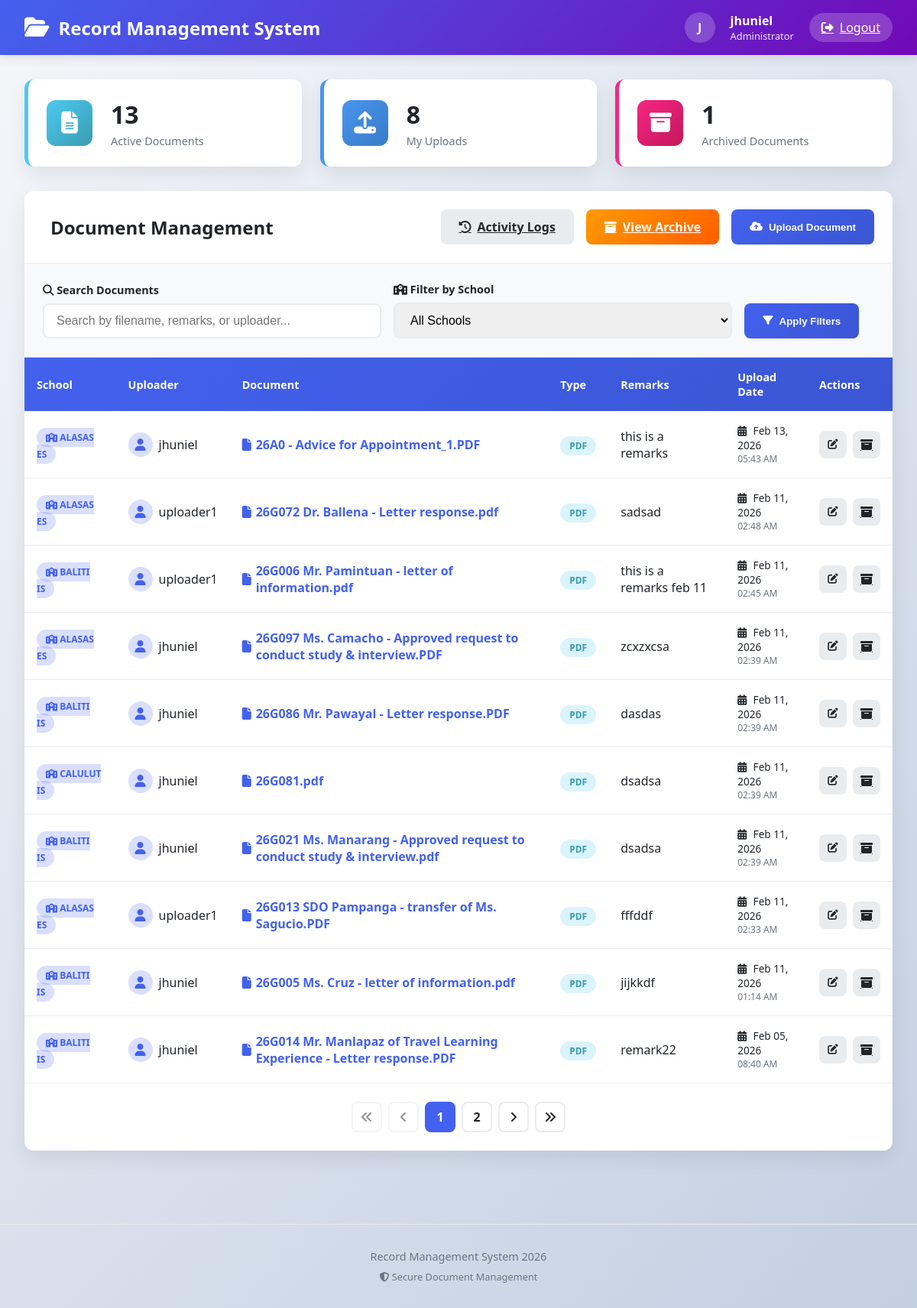
/dashboard.php (signed in), run on the app's committed database.
### tables this page shows
CREATE TABLE `documents` (
  `id` int(11) NOT NULL,
  `user_id` int(11) NOT NULL,
  `school_name` varchar(100) NOT NULL,
  `file_name` varchar(255) NOT NULL,
  `file_path` varchar(255) NOT NULL,
  `file_type` varchar(20) NOT NULL,
  `file_size` int(11) NOT NULL,
  `remarks` text DEFAULT NULL,
  `uploaded_at` timestamp NOT NULL DEFAULT current_timestamp(),
  `deleted_at` timestamp NULL DEFAULT NULL,
  `status` tinyint(1) NOT NULL DEFAULT 1
);

CREATE TABLE `users` (
  `id` int(11) NOT NULL,
  `name` varchar(100) NOT NULL,
  `email` varchar(100) NOT NULL,
  `password` varchar(255) NOT NULL,
  `created_at` timestamp NOT NULL DEFAULT current_timestamp(),
  `role` enum('admin','uploader') NOT NULL DEFAULT 'uploader'
);

### auth.php (called while the page is built, shortened)
<?php
function isAdmin() {
    return isset($_SESSION['role']) && $_SESSION['role'] === 'admin';
}

### dashboard.php (the view, shortened to what this page needs)
<?php
require 'config.php';
require 'auth.php';
$search = $_GET['search'] ?? '';
$page   = isset($_GET['page']) ? max(1, (int)$_GET['page']) : 1;
$limit  = 10;
$offset = ($page - 1) * $limit;
$whereConditions = [];
$params = [];
$types = "";
$whereConditions[] = "d.status = 1";
$whereClause = "";
if (!empty($whereConditions)) {
    $whereClause = "WHERE " . implode(" AND ", $whereConditions);
}
$countSql = "
    SELECT COUNT(*) AS total
    FROM documents d
    " . (isAdmin() ? "JOIN users u ON d.user_id = u.id" : "") . "
    $whereClause
";
$countStmt = $conn->prepare($countSql);
$countStmt->execute();
$countResult = $countStmt->get_result();
$totalCount = $countResult->fetch_assoc()['total'];
$totalPages = ceil($totalCount / $limit);
$sql = "
    SELECT d.*, " . (isAdmin() ? "u.name AS uploader" : "'N/A' AS uploader") . "
    FROM documents d
    " . (isAdmin() ? "JOIN users u ON d.user_id = u.id" : "") . "
    $whereClause
    ORDER BY d.uploaded_at DESC
    LIMIT ? OFFSET ?
";
$params[] = $limit;
$params[] = $offset;
$types .= "ii";
$stmt = $conn->prepare($sql);
if (!empty($params)) {
    $stmt->bind_param($types, ...$params);
}
$stmt->execute();
$result = $stmt->get_result();
$totalDocsStmt = $conn->prepare("SELECT COUNT(*) AS total FROM documents WHERE status = 1" . (!isAdmin() ? " AND user_id = ?" : ""));
$totalDocsStmt->execute();
$totalDocsResult = $totalDocsStmt->get_result();
$totalDocs = $totalDocsResult->fetch_assoc()['total'];
$myUploadsStmt = $conn->prepare("SELECT COUNT(*) AS total FROM documents WHERE user_id = ? AND status = 1");
$myUploadsStmt->bind_param("i", $_SESSION['user_id']);
$myUploadsStmt->execute();
$myUploadsResult = $myUploadsStmt->get_result();
$myUploads = $myUploadsResult->fetch_assoc()['total'];
$totalArchived = 0;
if (isAdmin()) {
    $totalArchivedResult = $conn->query("SELECT COUNT(*) AS total FROM documents WHERE status = 0");
    $totalArchived = $totalArchivedResult->fetch_assoc()['total'];
}
?>
<!DOCTYPE html>
<html lang="en">
<head>
    <link rel="stylesheet" href="https://cdnjs.cloudflare.com/ajax/libs/font-awesome/6.4.0/css/all.min.css">
</head>
<body>
    <header class="header">
        <div class="logo">
            <i class="fas fa-folder-open"></i>
            <h1>Record Management System</h1>
        </div>
        <div class="user-info">
            <div class="user-avatar">
                <?= strtoupper(substr($_SESSION['name'], 0, 1)) ?>
            </div>
            <div>
                <strong><?= htmlspecialchars($_SESSION['name']) ?></strong>
                <div style="font-size: 0.8rem; opacity: 0.9;">
                    <?= isAdmin() ? 'Administrator' : 'User' ?>
                </div>
            </div>
            <a href="logout.php" class="logout-btn">
                <i class="fas fa-sign-out-alt"></i>
                Logout
            </a>
        </div>
    </header>
    <div class="container">
        <div class="stats-grid">
            <div class="stat-card active">
                <div class="stat-icon">
                    <i class="fas fa-file-alt"></i>
                </div>
                <div class="stat-content">
                    <h3><?= $totalDocs ?></h3>
                    <p>Active Documents</p>
                </div>
            </div>
            <div class="stat-card my-uploads">
                <div class="stat-icon">
                    <i class="fas fa-upload"></i>
                </div>
                <div class="stat-content">
                    <h3><?= $myUploads ?></h3>
                    <p>My Uploads</p>
                </div>
            </div>
            <?php if (isAdmin()): ?>
            <div class="stat-card archived">
                <div class="stat-icon">
                    <i class="fas fa-archive"></i>
                </div>
                <div class="stat-content">
                    <h3><?= $totalArchived ?></h3>
                    <p>Archived Documents</p>
                </div>
            </div>
            <?php endif; ?>
        </div>
        <div class="main-card">
            <div class="card-header">
                <h2><i class="fas fa-documents"></i> Document Management</h2>
                <div class="card-actions">
                    <?php if (isAdmin()): ?>
                    <a href="activity_logs.php" class="btn btn-secondary">
                        <i class="fas fa-history"></i> Activity Logs
                    </a>
                    <a href="archive.php" class="btn btn-warning">
                        <i class="fas fa-archive"></i> View Archive
                    </a>
                    <?php endif; ?>
                    <button onclick="openUpload()" class="btn btn-primary">
                        <i class="fas fa-cloud-upload-alt"></i> Upload Document
                    </button>
                </div>
            </div>
            <div class="filter-section">
                <form method="GET" class="filter-form">
                    <div class="form-group">
                        <label><i class="fas fa-search"></i> Search Documents</label>
                        <input type="text" name="search" class="form-control"
                               placeholder="Search by filename, remarks, or uploader..."
                               value="<?= htmlspecialchars($search) ?>">
                    </div>
                    <div class="form-group">
                        <label><i class="fas fa-school"></i> Filter by School</label>
                        <select name="school" class="form-control">
                            <option value="">All Schools</option>
                        </select>
                    </div>
                    <div class="form-group">
                        <label>&nbsp;</label>
                        <button type="submit" class="btn btn-primary" style="height: 46px;">
                            <i class="fas fa-filter"></i> Apply Filters
                        </button>
                    </div>
                    <div class="form-group">
                        <label>&nbsp;</label>
                    </div>
                </form>
            </div>
            <div class="table-container">
                <?php if ($result->num_rows > 0): ?>
                <table class="table">
                    <thead>
                        <tr>
                            <th>School</th>
                            <?php if (isAdmin()): ?><th>Uploader</th><?php endif; ?>
                            <th>Document</th>
                            <th>Type</th>
                            <th>Remarks</th>
                            <th>Upload Date</th>
                            <th>Actions</th>
                        </tr>
                    </thead>
                    <tbody>
                        <?php while ($row = $result->fetch_assoc()): ?>
                        <tr>
                            <td>
                                <span class="badge badge-primary">
                                    <i class="fas fa-school"></i> <?= htmlspecialchars($row['school_name']) ?>
                                </span>
                            </td>
                            <?php if (isAdmin()): ?>
                            <td>
                                <div style="display: flex; align-items: center; gap: 8px;">
                                    <div style="width: 32px; height: 32px; background: rgba(67, 97, 238, 0.2); border-radius: 50%; display: flex; align-items: center; justify-content: center;">
                                        <i class="fas fa-user" style="color: var(--primary);"></i>
                                    </div>
                                    <?= htmlspecialchars($row['uploader']) ?>
                                </div>
                            </td>
                            <?php endif; ?>
                            <td>
                                <a href="<?= $row['file_path'] ?>" target="_blank" class="file-link">
                                    <i class="fas fa-file"></i>
                                    <?= $row['file_name'] ?>
                                </a>
                            </td>
                            <td>
                                <span class="badge badge-success">
                                    <?= strtoupper($row['file_type']) ?>
                                </span>
                            </td>
                            <td>
                                <div style="max-width: 200px; overflow: hidden; text-overflow: ellipsis;">
                                    <?= htmlspecialchars($row['remarks']) ?>
                                </div>
                            </td>
                            <td>
                                <div style="font-size: 0.85rem;">
                                    <i class="fas fa-calendar-alt" style="margin-right: 5px;"></i>
                                    <?= date('M d, Y', strtotime($row['uploaded_at'])) ?>
                                </div>
                                <div style="font-size: 0.75rem; color: var(--gray);">
                                    <?= date('h:i A', strtotime($row['uploaded_at'])) ?>
                                </div>
                            </td>
                            <td>
                                <div class="action-buttons">
                                    <button class="action-btn" onclick="openEdit(
                                        '<?= $row['id'] ?>',
                                        '<?= htmlspecialchars($row['school_name'], ENT_QUOTES) ?>',
                                        '<?= htmlspecialchars($row['remarks'], ENT_QUOTES) ?>'
                                    )" title="Edit">
                                        <i class="fas fa-edit"></i>
                                    </button>
                                    <a href="delete_document.php?id=<?= $row['id'] ?>"
                                       class="action-btn delete"
                                       onclick="return confirm('Are you sure you want to archive this document?')"
                                       title="Archive">
                                        <i class="fas fa-archive"></i>
                                    </a>
                                </div>
                            </td>
                        </tr>
                        <?php endwhile; ?>
                    </tbody>
                </table>
                <?php endif; ?>
            </div>
            <?php if ($totalPages > 1): ?>
            <div class="pagination">
                <?php if ($page > 1): ?>
                    <a href="?<?= http_build_query(array_merge($_GET, ['page' => 1])) ?>" class="page-link">
                        <i class="fas fa-angle-double-left"></i>
                    </a>
                    <a href="?<?= http_build_query(array_merge($_GET, ['page' => $page - 1])) ?>" class="page-link">
                        <i class="fas fa-angle-left"></i>
                    </a>
                <?php else: ?>
                    <span class="page-link disabled"><i class="fas fa-angle-double-left"></i></span>
                    <span class="page-link disabled"><i class="fas fa-angle-left"></i></span>
                <?php endif; ?>
                <?php
                $startPage = max(1, $page - 2);
                $endPage = min($totalPages, $page + 2);
                for ($i = $startPage; $i <= $endPage; $i++):
                ?>
                    <?php if ($i == $page): ?>
                        <span class="page-link active"><?= $i ?></span>
                    <?php else: ?>
                        <a href="?<?= http_build_query(array_merge($_GET, ['page' => $i])) ?>" class="page-link"><?= $i ?></a>
                    <?php endif; ?>
                <?php endfor; ?>
                <?php if ($page < $totalPages): ?>
                    <a href="?<?= http_build_query(array_merge($_GET, ['page' => $page + 1])) ?>" class="page-link">
                        <i class="fas fa-angle-right"></i>
                    </a>
                    <a href="?<?= http_build_query(array_merge($_GET, ['page' => $totalPages])) ?>" class="page-link">
                        <i class="fas fa-angle-double-right"></i>
                    </a>
                <?php else: ?>
                    <span class="page-link disabled"><i class="fas fa-angle-right"></i></span>
                    <span class="page-link disabled"><i class="fas fa-angle-double-right"></i></span>
                <?php endif; ?>
            </div>
            <?php endif; ?>
        </div>
    </div>
    <div class="footer">
        <p>Record Management System  <?= date('Y') ?></p>
        <p style="font-size: 0.8rem; margin-top: 0.5rem;">
            <i class="fas fa-shield-alt"></i> Secure Document Management
        </p>
    </div>
</body>
</html>

### data on the page
documents: school_name "ALASAS ES", user.name "jhuniel", file_name "26A0 - Advice for Appointment_1.PDF", file_type "PDF", remarks "this is a remarks", uploaded_at "Feb 13, 2026", uploaded_at "05:43 AM"
documents: school_name "ALASAS ES", user.name "uploader1", file_name "26G072 Dr. Ballena - Letter response.pdf", file_type "PDF", remarks "sadsad", uploaded_at "Feb 11, 2026", uploaded_at "02:48 AM"
documents: school_name "BALITI IS", user.name "uploader1", file_name "26G006 Mr. Pamintuan - letter of information.pdf", file_type "PDF", remarks "this is a remarks feb 11", uploaded_at "Feb 11, 2026", uploaded_at "02:45 AM"
documents: school_name "ALASAS ES", user.name "jhuniel", file_name "26G097 Ms. Camacho - Approved request to conduct study & interview.PDF", file_type "PDF", remarks "zcxzxcsa", uploaded_at "Feb 11, 2026", uploaded_at "02:39 AM"
documents: school_name "BALITI IS", user.name "jhuniel", file_name "26G086 Mr. Pawayal - Letter response.PDF", file_type "PDF", remarks "dasdas", uploaded_at "Feb 11, 2026", uploaded_at "02:39 AM"
documents: school_name "CALULUT IS", user.name "jhuniel", file_name "26G081.pdf", file_type "PDF", remarks "dsadsa", uploaded_at "Feb 11, 2026", uploaded_at "02:39 AM"
documents: school_name "BALITI IS", user.name "jhuniel", file_name "26G021 Ms. Manarang - Approved request to conduct study & interview.pdf", file_type "PDF", remarks "dsadsa", uploaded_at "Feb 11, 2026", uploaded_at "02:39 AM"
documents: school_name "ALASAS ES", user.name "uploader1", file_name "26G013 SDO Pampanga - transfer of Ms. Sagucio.PDF", file_type "PDF", remarks "fffddf", uploaded_at "Feb 11, 2026", uploaded_at "02:33 AM"
documents: school_name "BALITI IS", user.name "jhuniel", file_name "26G005 Ms. Cruz - letter of information.pdf", file_type "PDF", remarks "jijkkdf", uploaded_at "Feb 11, 2026", uploaded_at "01:14 AM"
documents: school_name "BALITI IS", user.name "jhuniel", file_name "26G014 Mr. Manlapaz of Travel Learning Experience - Letter response.PDF", file_type "PDF", remarks "remark22", uploaded_at "Feb 05, 2026", uploaded_at "08:40 AM"

### other printed values
substr($_SESSION['name'], 0, 1) "J"
$_SESSION['name'] "jhuniel"
$totalDocs "13"
$myUploads "8"
$totalArchived "1"
